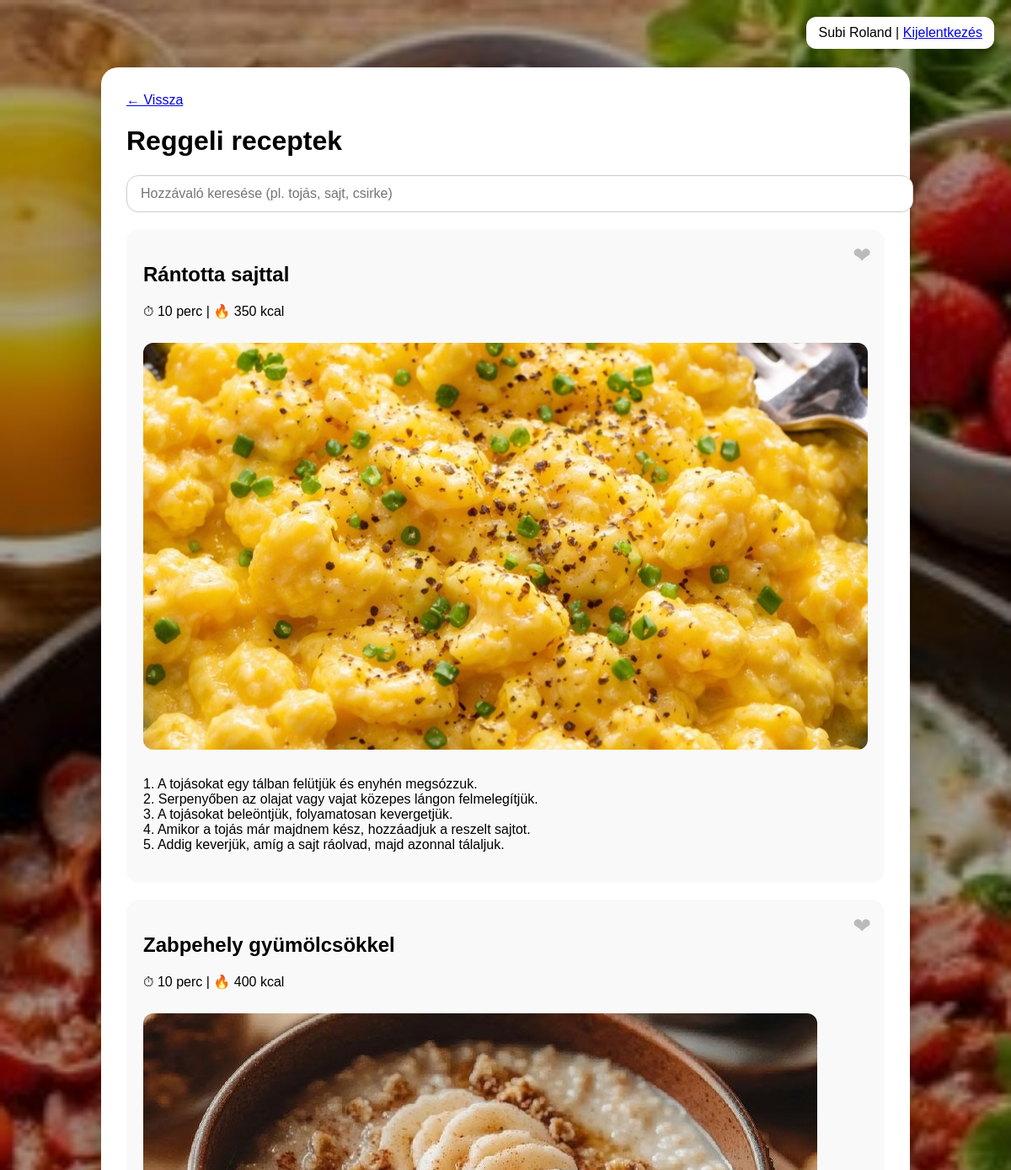
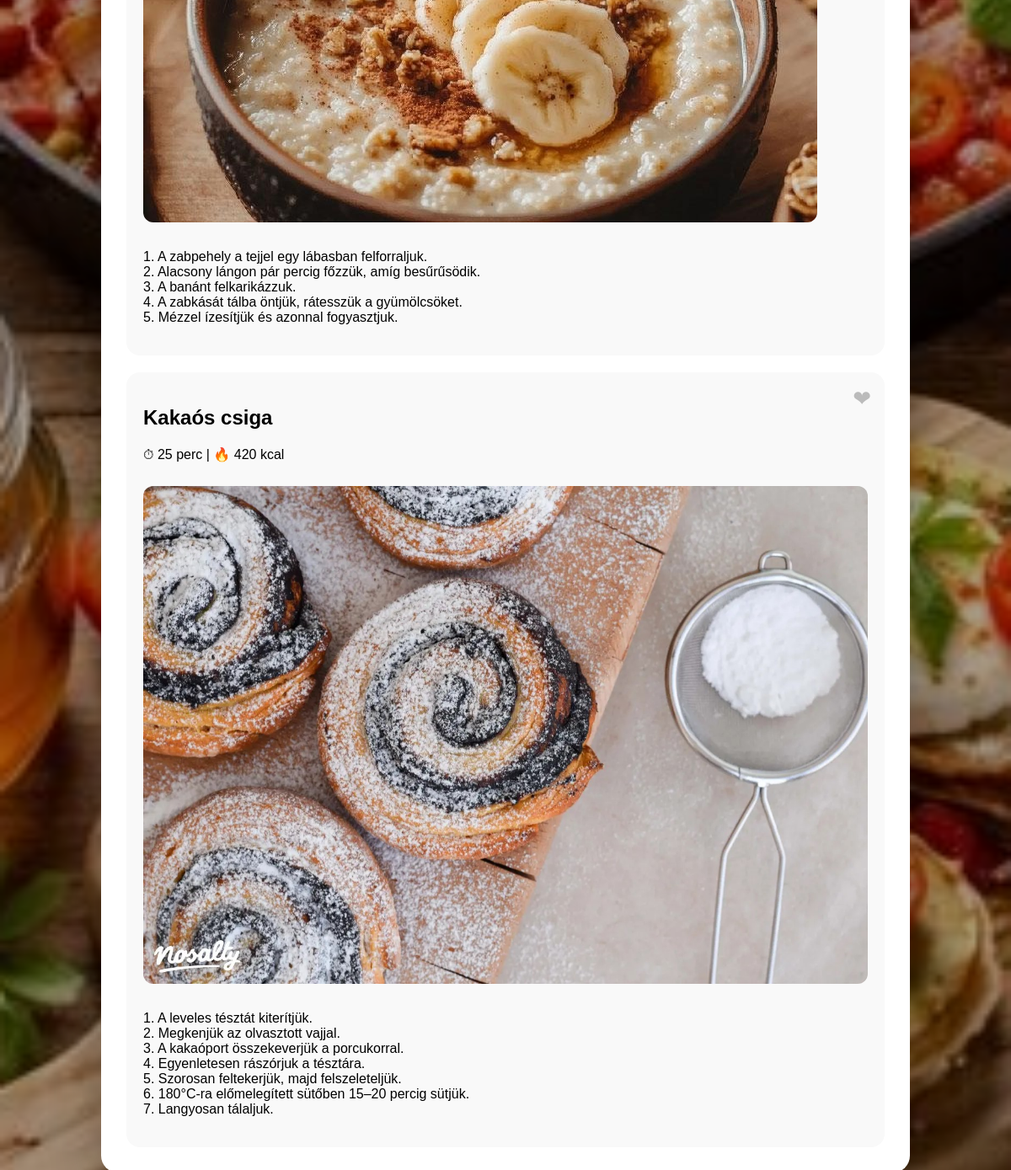
The page /receptek.php (signed in) on the database its author committed (2 pictures, top to bottom).
### tables this page shows
CREATE TABLE `receptek` (
  `id` int(11) NOT NULL,
  `cim` varchar(255) NOT NULL,
  `kategoria` enum('Reggeli','Ebed','Vacsora','kedvencek') NOT NULL,
  `ido` int(11) NOT NULL,
  `kaloria` int(11) NOT NULL,
  `hozzavalok` text NOT NULL,
  `leiras` text NOT NULL,
  `kep` varchar(255) NOT NULL
);

### receptek.php (the view, shortened to what this page needs)
<?php
$user_id = (int)$_SESSION["user_id"];
$cat = $_GET["cat"] ?? "reggeli";
$ing = trim($_GET["ing"] ?? "");
$conn = new mysqli("localhost","root","","zsebszakács");
$fav = [];
$fq = $conn->prepare("SELECT recept_id FROM kedvencek WHERE user_id=?");
$fq->bind_param("i", $user_id);
$fq->execute();
$fr = $fq->get_result();
while ($row = $fr->fetch_assoc()) {
    $fav[(int)$row["recept_id"]] = true;
}
$params = [];
$types  = "";
if ($cat === "kedvencek") {
    $sql = "
        SELECT r.*
        FROM receptek r
        INNER JOIN kedvencek k ON k.recept_id = r.id
        WHERE k.user_id = ?
    ";
    $params[] = $user_id;
    $types .= "i";
} else {
    $sql = "SELECT * FROM receptek WHERE LOWER(kategoria) = ?";
    $params[] = $cat;
    $types .= "s";
}
$stmt = $conn->prepare($sql);
$stmt->bind_param($types, ...$params);
$stmt->execute();
$res = $stmt->get_result();
?>
<!DOCTYPE html>
<html lang="hu">
<head>
</head>
<body>
<div class="overlay">
<div class="top">
<?= htmlspecialchars($_SESSION["username"]) ?> |
<a href="kijelentkezes.php">Kijelentkezés</a>
</div>
<div class="container">
<a href="index.php">← Vissza</a>
<h1><?= ($cat==="kedvencek" ? "Kedvencek" : ucfirst($cat)." receptek") ?></h1>
<form method="get" class="search-box">
    <input
        type="text"
        name="ing"
        placeholder="Hozzávaló keresése (pl. tojás, sajt, csirke)"
        value="<?= htmlspecialchars($ing) ?>"
    >
</form>
<?php while ($r = $res->fetch_assoc()): ?>
    <?php $rid = (int)$r["id"]; ?>
    <div class="recept">
        <span
            class="fav-btn <?= isset($fav[$rid]) ? "active" : "" ?>"
            onclick="toggleFav(this, <?= $rid ?>)"
            title="Kedvencekhez"
        >❤</span>
        <h2><?= htmlspecialchars($r['cim']) ?></h2>
        <p>⏱ <?= (int)$r['ido'] ?> perc | 🔥 <?= (int)$r['kaloria'] ?> kcal</p>
        <?php if (!empty($r['kep'])): ?>
            <img src="<?= htmlspecialchars($r['kep']) ?>" alt="<?= htmlspecialchars($r['cim']) ?>">
        <?php endif; ?>
        <p><?= nl2br(htmlspecialchars($r['leiras'])) ?></p>
    </div>
<?php endwhile; ?>
</div>
</div>
</body>
</html>

### rows shown on the page
receptek: cim "Rántotta sajttal", ido "10", kaloria "350", kep (picture), leiras "1. A tojásokat egy tálban felütjük és enyhén megsózzuk. 2. Serpenyőben az olajat vagy vajat közepes lángon felmelegítjük. 3. A tojásokat beleöntjük, folyamatosan kevergetjük. 4. Amikor a tojás már majdnem kész, hozzáadjuk a reszelt sajtot. 5. Addig keverjük, amíg a sajt ráolvad, majd azonnal tálaljuk."
receptek: cim "Zabpehely gyümölcsökkel", ido "10", kaloria "400", kep (picture), leiras "1. A zabpehely a tejjel egy lábasban felforraljuk. 2. Alacsony lángon pár percig főzzük, amíg besűrűsödik. 3. A banánt felkarikázzuk. 4. A zabkását tálba öntjük, rátesszük a gyümölcsöket. 5. Mézzel ízesítjük és azonnal fogyasztjuk."
receptek: cim "Kakaós csiga", ido "25", kaloria "420", kep (picture), leiras "1. A leveles tésztát kiterítjük. 2. Megkenjük az olvasztott vajjal. 3. A kakaóport összekeverjük a porcukorral. 4. Egyenletesen rászórjuk a tésztára. 5. Szorosan feltekerjük, majd felszeleteljük. 6. 180°C-ra előmelegített sütőben 15–20 percig sütjük. 7. Langyosan tálaljuk."

### other values the page prints
$_SESSION["username"] "Subi Roland"
$cat "Reggeli"
